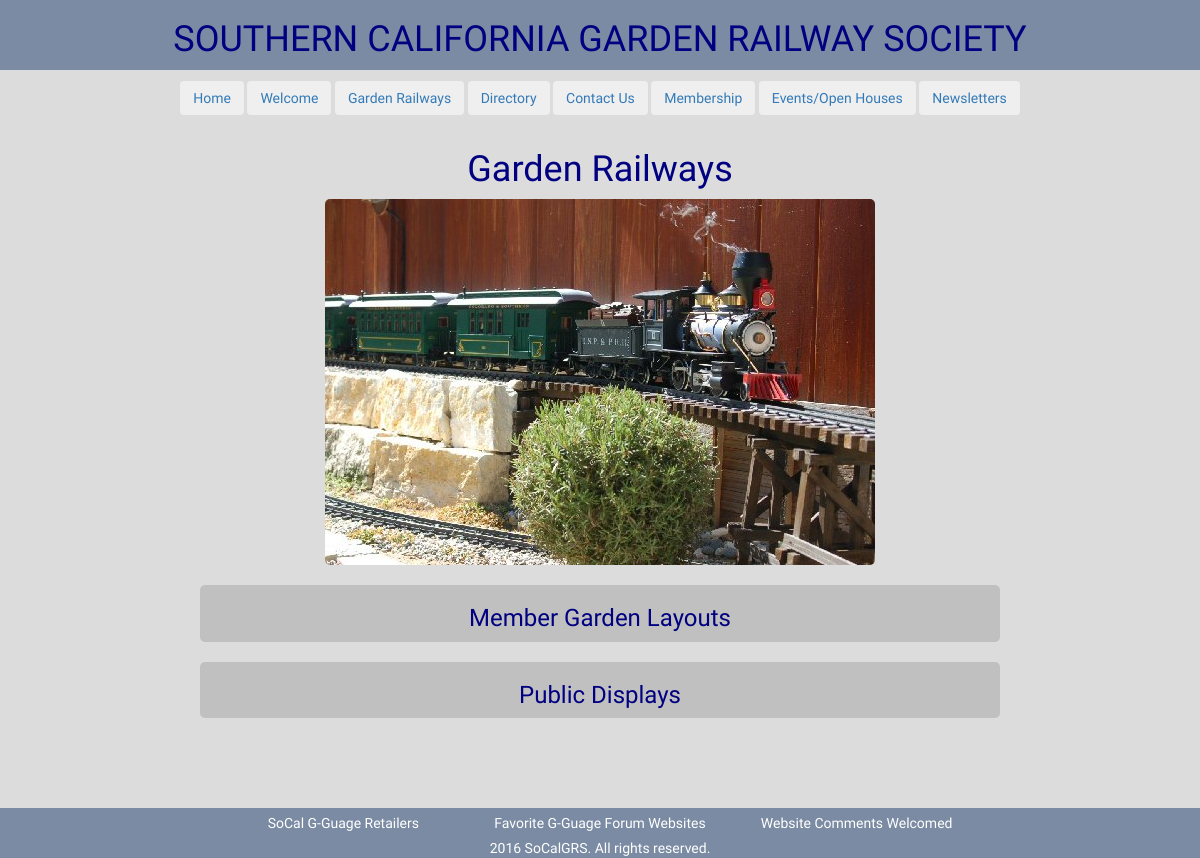
Before: /gardenRailways/ with the older database file.
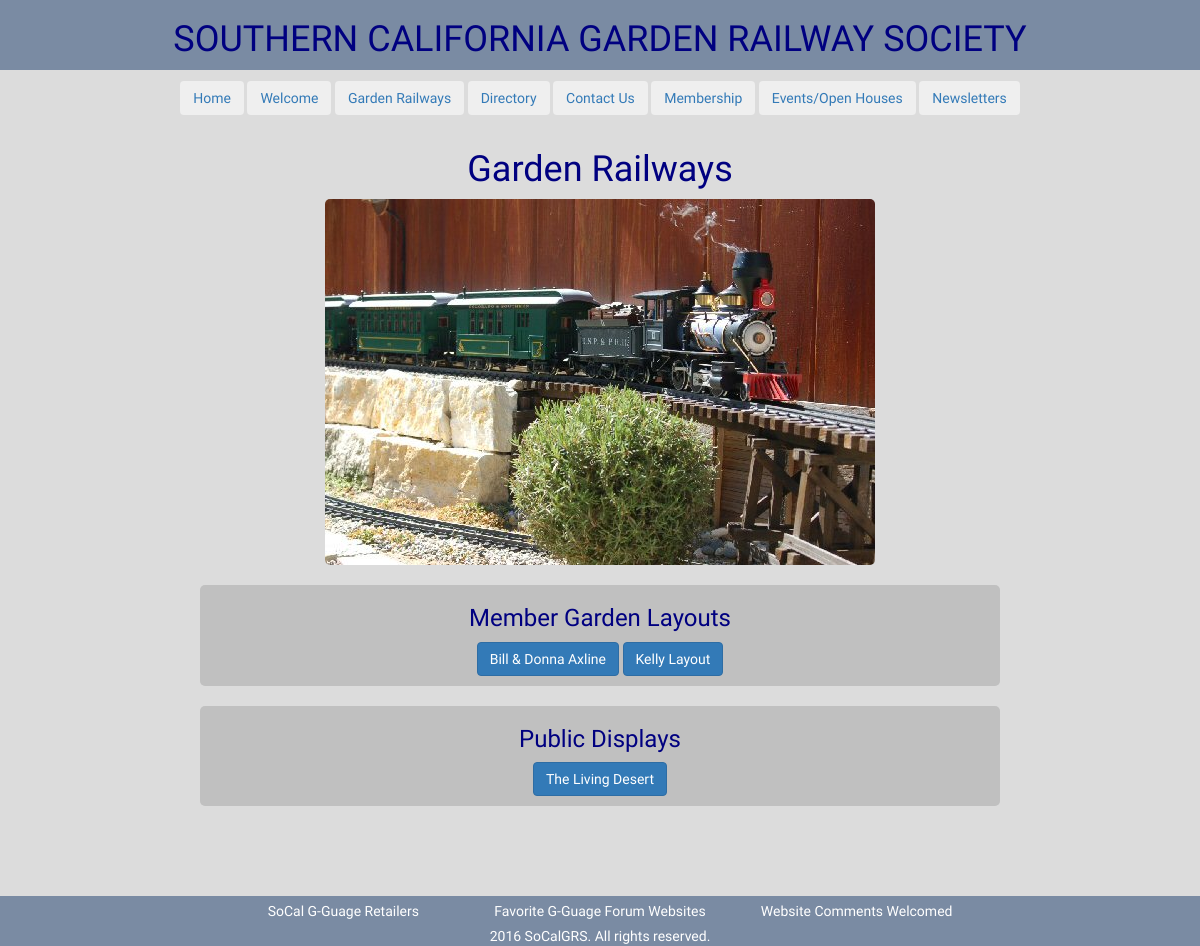
After: the same page with the newer database file.
### website/models.py (models this page shows, shortened)
class Railway(models.Model):
    title			= models.CharField(default="", max_length=255)
    description     = models.CharField(default="", max_length=255)
    category        = models.CharField(max_length=100, blank=True, choices=(('garden','Garden Layouts'),('public','Public Displays'),('archive','Archive')))
    class Meta:
        ordering = ['title']
        verbose_name_plural = "Railways"
        verbose_name = "Railway"
    @property
    def images(self):
        return RailwayImage.objects.filter(railway=self)

### website/views.py (the view)
# urls.py: url(r'^gardenRailways/', GardenRailwaysView.as_view()),
class GardenRailwaysView(View):
    def get(self, request):
        railway_query = Railway.objects.filter(category__in=['garden', 'public', 'archive'])
        page_data={
            'railways':railway_query,
        }
        template_name = 'gardenRailways.html'
        return render(request,template_name, page_data)

### website/models.py (called while the page is built)
    @property
    def display_image(self):
        try:
            if self.image and hasattr(self.image, 'url'):
                return self.image.url
            else:
                return ''
        except Exception:
            return ''

### templates/gardenRailways.html (shortened to what this page needs)
{% include 'head.html' %}
<body>
{% include 'navbar.html' %}
<h1 class=" headline text-center">Garden Railways</h1>
<div>
	<img class="pictures img-responsive center-block" src="/static/images/Kelly007.jpg">
</div>
<br>
<div class="container-fluid"">
	<div class="row text-center">
		<div class="bubble col-xs-8 col-xs-offset-2">
			<h3 class="headline text-center">Member Garden Layouts</h3>
				{% for railway in railways %}
					{% if railway.category == 'garden' %}
						<button type="button" data-id="{{railway.id}}" class="btn btn-primary btn-group buttonSpace displayButton">{{railway.title}}</button>
					{% endif %}
	        	{% endfor %}
	    </div>
	</div><br>
	<div class="row text-center">
		<div class="bubble col-xs-8 col-xs-offset-2">
			<h3 class="headline text-center">Public Displays</h3>
				{% for railway in railways %}
					{% if railway.category == 'public' %}
						<button type="button" data-id="{{railway.id}}" class="btn btn-primary btn-group buttonSpace displayButton">{{railway.title}}</button>
					{% endif %}
	        	{% endfor %}
	    </div>
	</div>
</div>
<br>
<br>
{% include 'footer.html' %}
</body>
</html>

Changed rows visible on the page:
now on this page (row edited): Railway: title "Bill & Donna Axline", shown under "Member Garden Layouts"
added Railway: title "Kelly Layout", shown under "Member Garden Layouts"
now on this page (row edited): Railway: title "The Living Desert", shown under "Public Displays"
